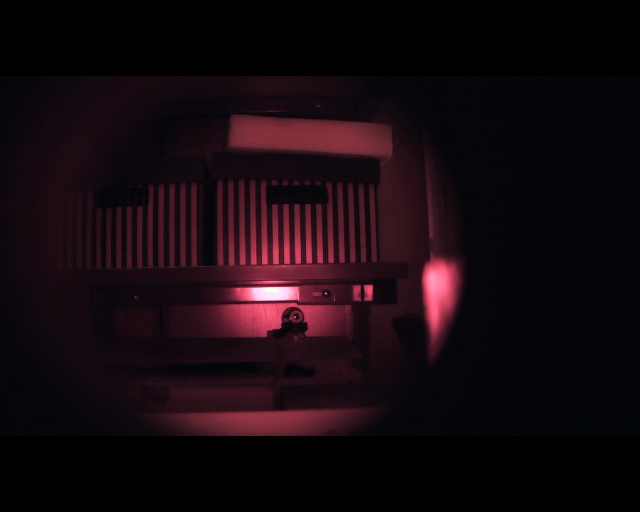
//> input picture examples/img_active.jpg, 1280 x 1024 px (shown at 1/2 size)
$ ./HCD_HSV   (built with g++ and OpenCV 4)
//> lines starting //> are read from the running program, lines starting //| are printed output that depends on the picture; after the words box and inside, x2 and y2 are one past the last pixel; in counts of white or black regions, pixels touching at a corner belong together
#include "opencv2/imgproc.hpp"
#include "opencv2/highgui.hpp"
#include <iostream>

using namespace cv;
using namespace std;

Mat current_frame, mask;

void ResultImage(Vec3b color);

int main()
{
    /// Загрузка изображений
    Mat img_active = imread("./examples/img_active.jpg"); // "Актиный" кадр
//> img_active is the input picture: 1024 rows x 1280 cols, CV_8UC3; mean B, G, R 14.1, 8.9, 20.9
    if (img_active.empty())
    {
        cout << "Could not open or find the image!\n" << endl;
        return -1;
    }

    Mat img_passive = imread("./examples/img_passive.jpg"); // "Пассивный" кадр
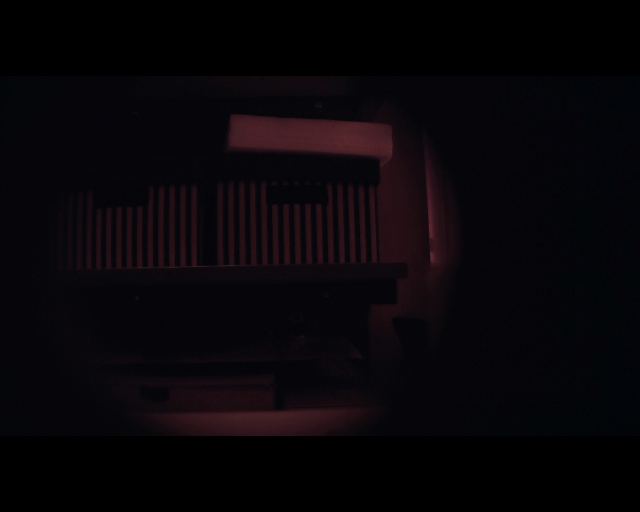
//> input picture examples/img_passive.jpg, 1280 x 1024 px (shown at 1/2 size)
//> img_passive is the input picture: 1024 rows x 1280 cols, CV_8UC3; mean B, G, R 8.6, 5.2, 8.1
    if (img_passive.empty())
    {
        cout << "Could not open or find the image!\n" << endl;
        return -1;
    }

    TickMeter timer;
    timer.start();
    /// Сегментация MeanShift
    Mat img_MeanShift_active, img_MeanShift_passive;
    int spatial_radius = 1; //очень важный параметр (влияет на скорость работы и на выделение участков)
    int color_radius = 25; //25 - уровень, при котором находятся камеры
    int pyramid_levels = 1; // при увеличении выделяет больше областей, появляются мелкие шумы

    TermCriteria term_criteria{};
    term_criteria.maxCount = 5; // как ни меняй - разницы нет
    term_criteria.epsilon = 1; // как ни меняй - разницы нет
    term_criteria.type = TermCriteria::COUNT + TermCriteria::EPS;

    pyrMeanShiftFiltering(img_active, img_MeanShift_active, spatial_radius, color_radius, pyramid_levels, term_criteria);
    imshow("img_MeanShift_active", img_MeanShift_active); //проверка
    pyrMeanShiftFiltering(img_passive, img_MeanShift_passive, spatial_radius, color_radius, pyramid_levels, term_criteria);
    imshow("img_MeanShift_passive", img_MeanShift_passive); //проверка

    /// Получение разностного изображения (картинки должны быть одного разрешения)
    Mat diff_img;
    absdiff(img_MeanShift_active, img_MeanShift_passive, diff_img);
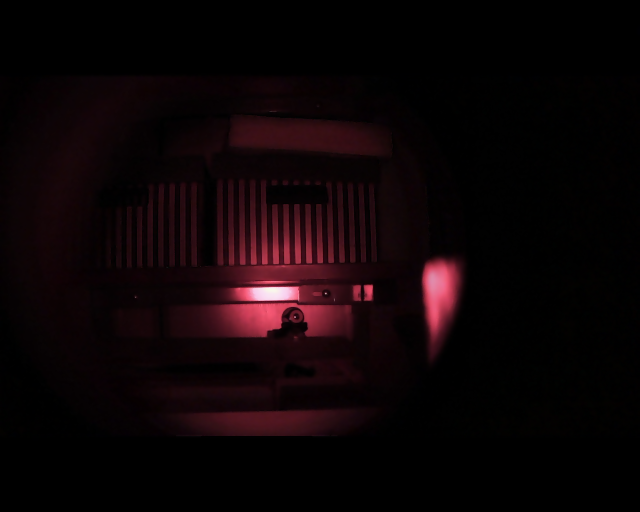
//> diff_img: 1024 rows x 1280 cols, CV_8UC3 (shown at 1/2 size); mean B, G, R 5.6, 3.9, 12.8
    imshow("diff_img", diff_img); // проверка

    /// Задание границ HSV
    inRange(diff_img, Scalar(68, 145, 0), Scalar(180, 171, 215), mask);
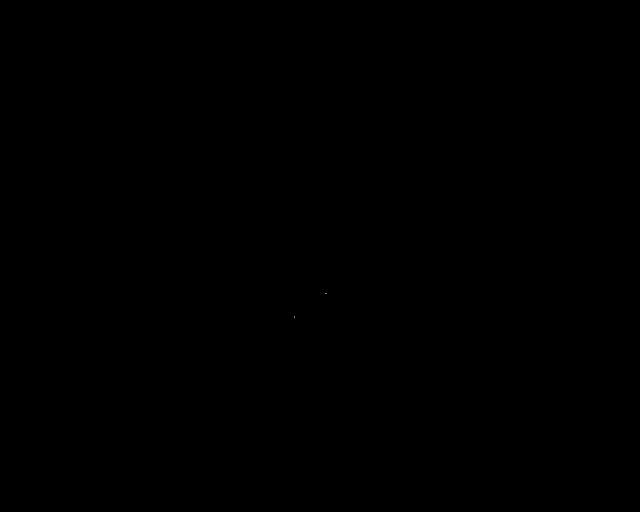
//> mask: 1024 rows x 1280 cols, CV_8UC1 (shown at 1/2 size); 0% white in thin lines or dots, all inside (x1, y1, x2, y2) = (589, 586, 653, 635)

    current_frame = img_active.clone(); // Текущий кадр, для рисования обнаруженных бликов
    ResultImage(Vec3b(0, 255, 0)); // Задание площади (в варианте для HSV не используется, но её возможно внедрить)
    timer.stop();
    std::cout << "my function:" << timer.getTimeMilli() << std::endl;

    imshow("draw_frame", current_frame);
    waitKey(0);
    destroyAllWindows(); // Уничтожение всех окон
    return 0;
}

/// Поиск контуров объектов
void ResultImage(Vec3b color)
{
//> called with color = [0, 255, 0]
    Moments mnts, imnts, lmnts;
    vector<vector<Point>> cnts;
    findContours(mask, cnts, RETR_EXTERNAL, CHAIN_APPROX_NONE);
//> cnts = 2 contours, all with area under 20


    for (unsigned int i = 0; i < cnts.size(); i++)
    {
        std::cout << "# of contour points: " << cnts[i].size() << std::endl;

        for (unsigned int j = 0; j < cnts[i].size(); j++)
        {
            std::cout << "Point(x,y)=" << cnts[i][j] << std::endl; // Вывод координат обнаруженных бликов
        }


        if (contourArea(cnts[i]) < 1) // Задание размера площади, которые будут рисоваться в кадре
        {
            std::cout << " Area: " << contourArea(cnts[i]) << std::endl;
            drawContours(current_frame, cnts, -1, Scalar(0, 255, 0), 6);
        }
    }
//> this loop made 2 passes
//| # of contour points: 2
//|  Area: 0
//| # of contour points: 2
//|  Area: 0
//> current_frame: 1024 rows x 1280 cols, CV_8UC3; 72 pixels changed, all inside (x1, y1, x2, y2) = (586, 583, 656, 638)

    // [16 lines of commented-out code are left out]
}
